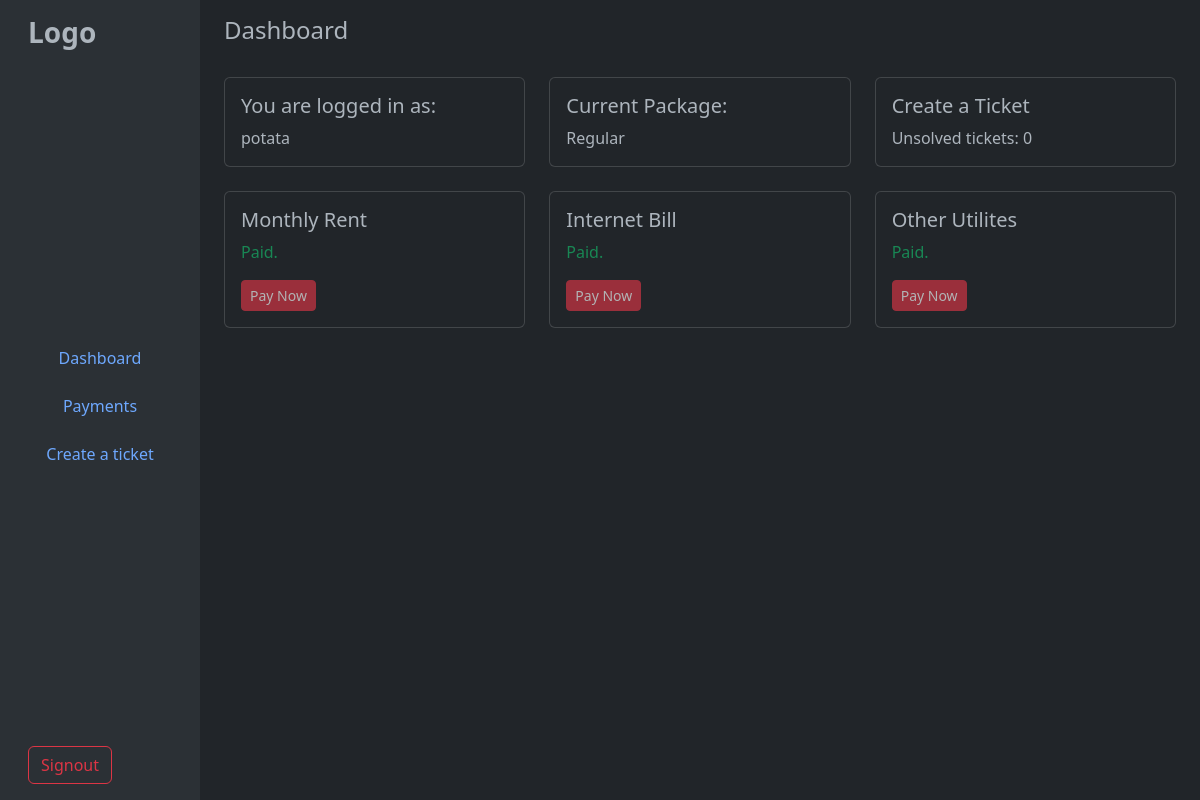
Page /customer (signed in) on the earlier database version.
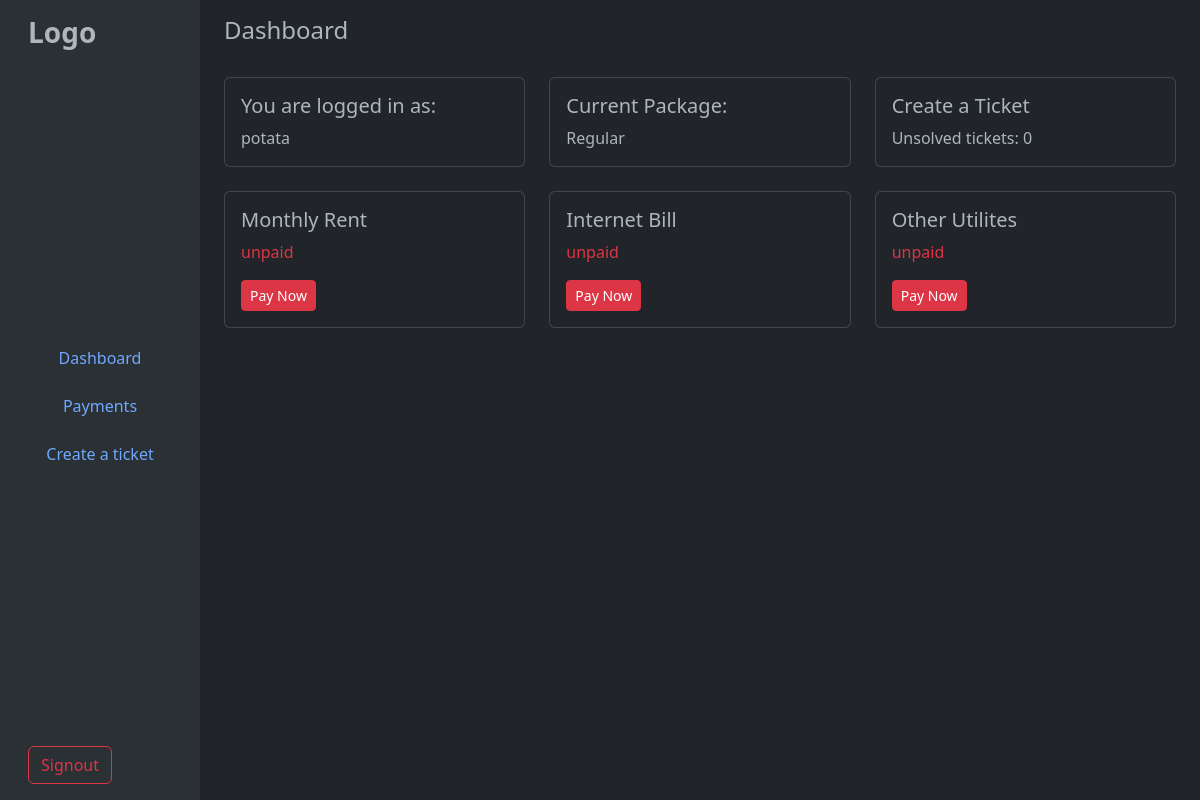
Same page on the later database version.
### tables this page shows
CREATE TABLE "Tenants" (
	"tenantID"	INTEGER,
	"userID"	INTEGER NOT NULL,
	"name"	TEXT,
	"roomID"	INTEGER,
	"phone"	TEXT,
	PRIMARY KEY("tenantID" AUTOINCREMENT),
	FOREIGN KEY("roomID") REFERENCES "Rooms"("roomID"),
	FOREIGN KEY("userID") REFERENCES "Users"("userID")
);

CREATE TABLE Rooms (
    roomID INTEGER PRIMARY KEY AUTOINCREMENT,
    roomName TEXT NOT NULL,
    "type" TEXT,
    status TEXT NOT NULL);

CREATE TABLE "Payments" (
	"paymentID"	INTEGER,
	"tenantID"	INTEGER NOT NULL,
	"payment"	INT,
	"status"	TEXT NOT NULL,
	"transactionID"	TEXT NOT NULL, `month` TEXT, `amount` TEXT, `type` TEXT,
	PRIMARY KEY("paymentID" AUTOINCREMENT),
	FOREIGN KEY("payment") REFERENCES "Bills"("billID"),
	FOREIGN KEY("tenantID") REFERENCES "Tenants"("tenantID")
);

### app.py (the view)
@app.route('/customer')
def customer():
    userID = session['id']
    data = {'username': session['user'],'package':getPackage(userID),'bill': getBillStatus(userID),'internetbill':getInternetBillStatus(userID), 'utilitybill': getUtilityBillStatus(userID), 'ticketCount':getTicketCount(userID)}
    return render_template('customer.html', data=data)

### database/user.py (called while the page is built)
def dbConnect():
    return sqlite3.connect('database/main.db')

def getTicketCount(tenantID):
    connection = dbConnect()
    cursor = connection.cursor()
    cursor.execute(f"SELECT COUNT(*) FROM Tickets WHERE tenantID='{tenantID}' and status='Open'")
    result = cursor.fetchall()[0][0]
    connection.close()
    return result

def getPackage(tenantID):
    connection = dbConnect()
    cursor = connection.cursor()
    cursor.execute(f"SELECT roomID FROM Tenants WHERE userID='{tenantID}'")
    roomID = cursor.fetchall()[0][0]
    cursor.execute(f"SELECT type FROM Rooms WHERE roomID='{roomID}'")
    result = cursor.fetchall()[0][0]
    connection.close()
    return result

def getBillStatus(userID):
    connection = dbConnect()
    cursor = connection.cursor()
    cursor.execute(f"SELECT tenantID FROM Tenants WHERE userID='{userID}'")
    tenantID = cursor.fetchone()[0]
    cursor.execute(f"SELECT status FROM Payments WHERE (status='unpaid' OR status='unverified') AND month='{strftime('%Y-%m')}' AND type='rent' AND tenantID='{tenantID}'")
    result = cursor.fetchall()
    connection.close()
    if len(result)==0:
        return False
    else:
        return result[0][0]

def getInternetBillStatus(userID):
    connection = dbConnect()
    cursor = connection.cursor()
    cursor.execute(f"SELECT tenantID FROM Tenants WHERE userID='{userID}'")
    tenantID = cursor.fetchone()[0]
    cursor.execute(f"SELECT status FROM Payments WHERE (status='unpaid' OR status='unverified') AND month='{strftime('%Y-%m')}' AND type='internet' AND tenantID='{tenantID}'")
    result = cursor.fetchall()
    connection.close()
    if len(result)==0:
        return False
    else:
        return result[0][0]

def getUtilityBillStatus(userID):
    connection = dbConnect()
    cursor = connection.cursor()
    cursor.execute(f"SELECT tenantID FROM Tenants WHERE userID='{userID}'")
    tenantID = cursor.fetchone()[0]
    cursor.execute(f"SELECT status FROM Payments WHERE (status='unpaid' OR status='unverified') AND month='{strftime('%Y-%m')}' AND type='utility' AND tenantID='{tenantID}'")
    result = cursor.fetchall()
    connection.close()
    if len(result)==0:
        return False
    else:
        return result[0][0]

### templates/customer.html (shortened to what this page needs)
{% extends "cusbase.html" %}
{% block content %}
<main class="col-md-9 ms-sm-auto col-lg-10 px-md-4">
  <div class="d-flex justify-content-between flex-wrap flex-md-nowrap align-items-center pt-3 pb-2 mb-3">
    <h1 class="h4">Dashboard</h1>
  </div>
  <div class="row row-cols-1 row-cols-md-3 g-4">
    <div class="col">
      <div class="card p-3">
        <h5 class="card-title">You are logged in as:</h5>
        <p class="card-text">{{data['username']}}</p>
      </div>
    </div>
    <div class="col">
      <div class="card p-3">
        <h5 class="card-title">Current Package:</h5>
        <p class="card-text">{{data['package']}}</p>
      </div>
    </div>
    <div class="col">
      <div class="card p-3">
        <h5 class="card-title">Create a Ticket</h5>
        <p class="card-text">Unsolved tickets: {{data['ticketCount']}}</p>
      </div>
    </div>
    <div class="col">
      <div class="card p-3">
        <h5 class="card-title">Monthly Rent</h5>
        {% if not data['bill'] %}
        <p class="card-textr text-success">Paid.</p>
        <div>
          <button class="btn btn-danger btn-sm aria-disabled" type="button" href="/paybill" style="width: auto;"
            disabled>Pay Now</button>
        </div>
        {% endif %}
        {% if data['bill'] %}
        <p class="card-text text-danger">{{data['bill']}}</p>
        <div>
          <a class="btn btn-danger btn-sm" type="button" href="/paybill" style="width: auto;">Pay Now</a>
        </div>
        {% endif %}
      </div>
    </div>
    <div class="col">
      <div class="card p-3">
        <h5 class="card-title">Internet Bill</h5>
        {% if not data['internetbill'] %}
        <p class="card-textr text-success">Paid.</p>
        <div>
          <button class="btn btn-danger btn-sm aria-disabled" type="button" href="/paybill" style="width: auto;"
            disabled>Pay Now</button>
        </div>
        {% endif %}
        {% if data['internetbill'] %}
        <p class="card-text text-danger">{{data['internetbill']}}</p>
        <div>
          <a class="btn btn-danger btn-sm" type="button" href="/paybill" style="width: auto;">Pay Now</a>
        </div>
        {% endif %}
      </div>
    </div>
    <div class="col">
      <div class="card p-3">
        <h5 class="card-title">Other Utilites</h5>
        {% if not data['utilitybill'] %}
        <p class="card-textr text-success">Paid.</p>
        <div>
          <button class="btn btn-danger btn-sm aria-disabled" type="button" href="/paybill" style="width: auto;"
            disabled>Pay Now</button>
        </div>
        {% endif %}
        {% if data['utilitybill'] %}
        <p class="card-text text-danger">{{data['utilitybill']}}</p>
        <div>
          <a class="btn btn-danger btn-sm" type="button" href="/paybill" style="width: auto;">Pay Now</a>
        </div>
        {% endif %}
      </div>
    </div>
</main>
{% endblock %}

### templates/cusbase.html (shortened to what this page needs)
{% extends "base.html" %}
{% block nav %}
<div class="container-fluid">
    <div class="row">
      <nav class="col-md-3 col-lg-2 d-md-block bg-body-tertiary sidebar">
        <div class="d-flex flex-column flex-wrap justify-content-between vh-100 p-3">
            <div class="logo-section">
                <h3 class="fw-bold mb-4">Logo</h3>
            </div>
            <div class="link-section">
                <ul class="nav flex-column justify-content-center">
                    <li class="nav-item mb-2">
                    <a class="nav-link btn btn-outline-secondary w-100" href="/customer">Dashboard</a>
                    </li>
                    <li class="nav-item mb-2">
                    <a class="nav-link btn btn-outline-secondary w-100" href="#">Payments</a>
                    </li>
                    <li class="nav-item mb-2">
                    <a class="nav-link btn btn-outline-secondary w-100" href="/ticket">Create a ticket</a>
                    </li>
                </ul>
            </div>
            <div class="signout">
                <a type="button" href="/logout" class="btn btn-outline-danger">Signout</a>
            </div>
        </div>
      </nav>
      {% block content %}
      {% endblock %}
    </div>
</div>
{% endblock %}

### templates/base.html (shortened to what this page needs)
<!DOCTYPE html>
<html lang="en" data-bs-theme="dark">
<head>
    <link href="https://cdn.jsdelivr.net/npm/bootstrap@5.3.0-alpha3/dist/css/bootstrap.min.css" rel="stylesheet">
</head>
<body>
    {% block nav %}
    {% endblock %}
</body>
</html>

Differences in the rows shown:
added Payments: bill "unpaid"
added Payments: internetbill "unpaid"
added Payments: utilitybill "unpaid"
Other differences:
text no longer shown: "Paid. Paid. Paid."
